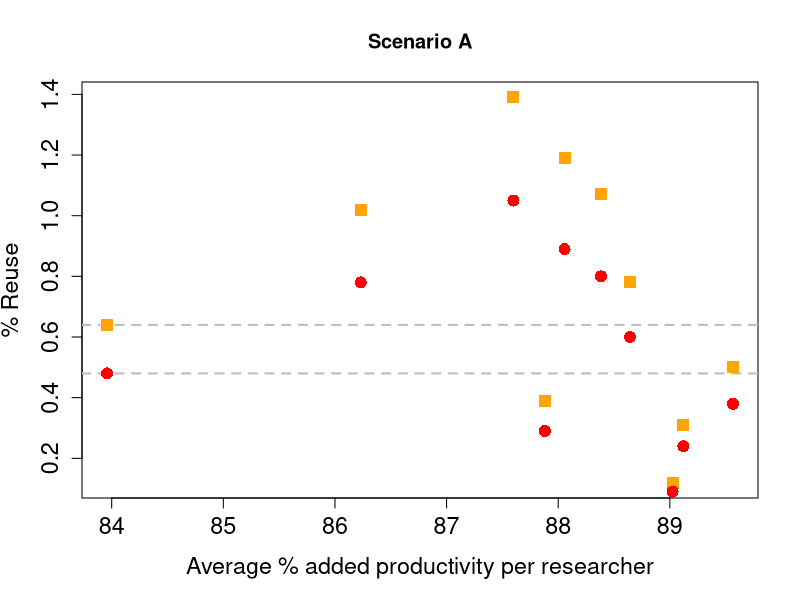
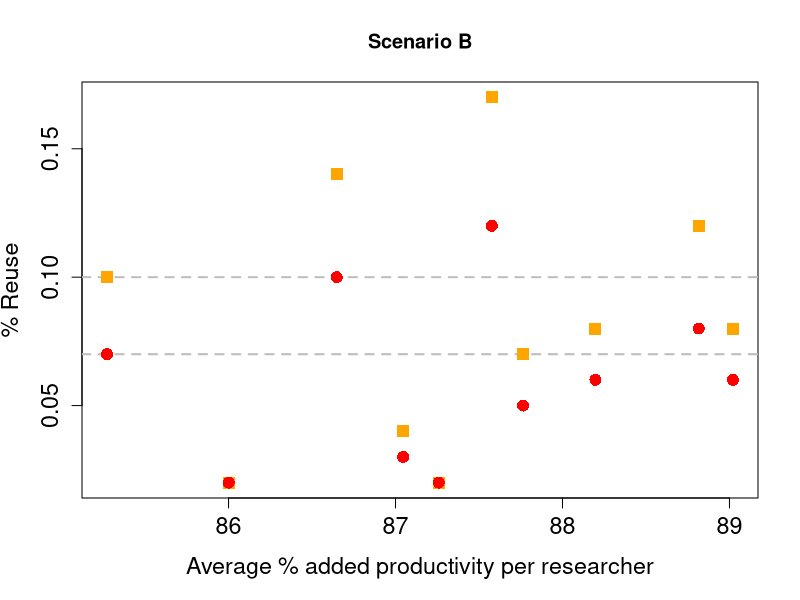
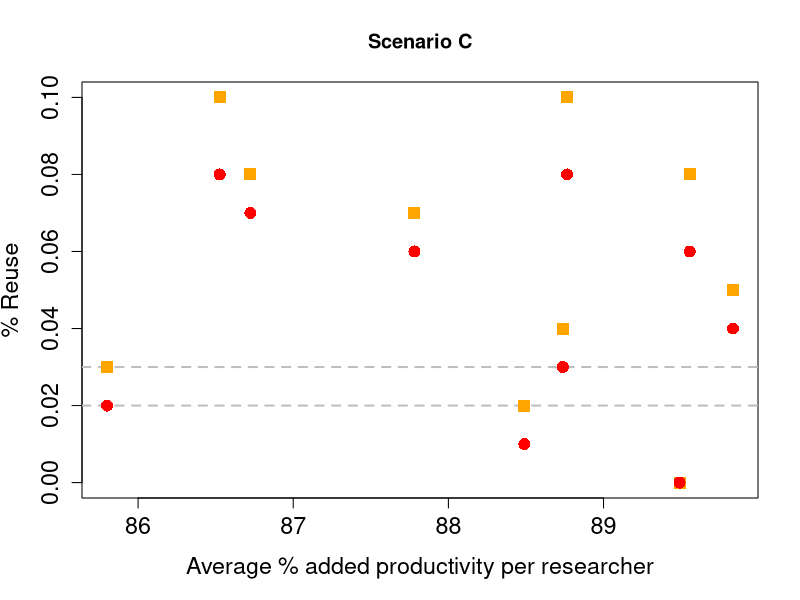
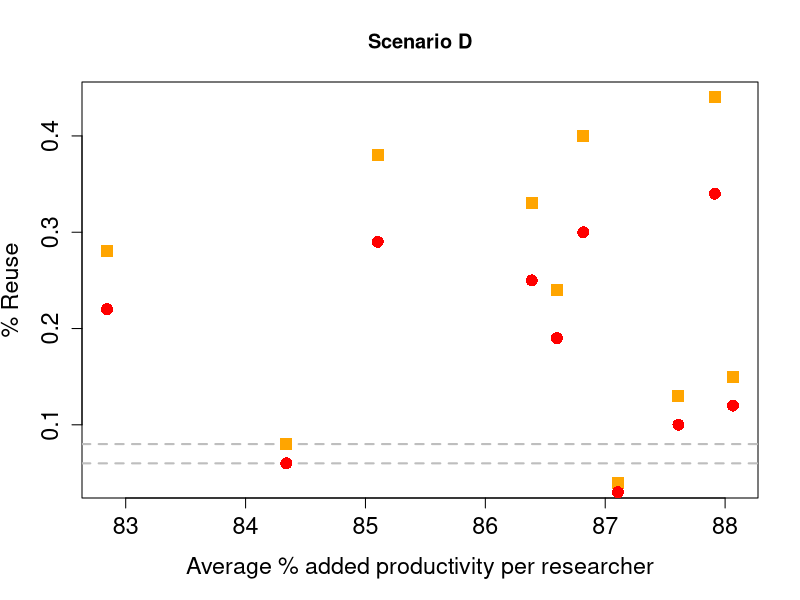

Write the R code that produced these figures, in order.
#########################################################
# This is my try on recreating and possibly changing    #
# the base code of the gametheoretic model made by      #
# Tessa Ponk                                            #
#########################################################


# Setuo -------------------------------------------------------------------

library(scales)
library(tidyverse)
library(ggplot2)

# Basic Parameters --------------------------------------------------------

set.seed(71996) # setting the seed in order to make my model reproducible 

N_Total_Researchers <- 10000 # I'll keep the total amount of researchers proposed by T.P.
t_paper <- tibble(t_paper = round(rnorm(10000, 47, 5))) %>% 
  mutate(t_paper, t_pap = t_paper / 365) #This tells us how long a researcher has in order to write a paper
t_data <- tibble(t_data = round(rnorm(10000, 73, 7))) %>% 
  mutate(t_data, t_dat = t_data / 365) #This tells us the amount of time a researcher spends in order to gather Data
t_search <- round(runif(1,0.5,3), digits = 1) # This is not included in the original paper 
# t_search assumes that one spends at least 0.5-3 Days searching for an appripriate Dataset.
#t_data and t_paper are normally distributed amounts; i chose the proposed time by the original paper +/- ten percent

qx <- runif(1,0.1,0.2) #randomized decay rate¨
y_nonShare <- 80 #I'll keep this one constant too, as I do not want to make the model more complex
# I've changed the parameter according to the following statistics: https://ec.europa.eu/info/research-and-innovation/strategy/goals-research-and-innovation-policy/open-science/open-science-monitor/facts-and-figures-open-research-data_en

# Visualize to show that our parameters are normally distributed:

distribution_paper <- ggplot(t_paper, aes(x = t_pap)) +
  geom_bar()

distribution_data <- ggplot(t_data, aes(x = t_dat)) +
  geom_bar()


# Defining the Function ---------------------------------------------------

#time_cost_share <- 15
#time_cost_know <- 15
#correction <- 6.5
#plotmainlabel <- "test"

function_break_even <- function (time_cost_share,time_cost_know,y_nonShare,correction,plotmainlabel)  {

y_share <- 100 - y_nonShare #The percentage of researchers which do not share their data
probability <- c(y_share, y_nonShare)
time_cost_share <- time_cost_share / 365 #This gets defined by the upper funktion         
time_cost_know <- time_cost_know / 365  #This gets defined by the upper funktion    
t_search <- t_search / 365 # I need to transform my own variable in order to make it a Fraction / Day

ii<-1 #is going to be needed for a for-loop
steps<- 10 #How often the for-loop gets activated  

res_matrix <- matrix(,steps,7)

# This correction is needed so the plots are within the correct range 
# where the break-even point is visible. 
f <- 0.000000000001 / correction        #Tessa Ponk does not explain this variable any further.
# we therefore do not know where she takes these numbers from. I assume that she just
# took a very small number.

for (ii in 1:steps) {  

#The formula below does not work with data-frames. This is why I have to reduce my
#random sample to numeric variables.

  t_paper_var <- as.numeric(summarise(t_paper, t_paper_var = mean(t_pap)))
  t_data_var <- as.numeric(summarise(t_data, t_data_var = mean(t_dat)))
  
  f <- f + 0.0000004 / correction #this makes even less sense to me.
  
  # steady state calculation of pool of available datasets X
  N_sharers <- (y_share/100)*N_Total_Researchers # total sharing researchers
  time_collect <- t_paper_var + time_cost_share + t_data_var  # This line includes my
  #new variable and my randomly generated datset
  time_no_collect <- t_paper_var + time_cost_share + time_cost_know + t_search
  
  Xmb <- (-(qx*time_collect-N_sharers*f)+sqrt((qx*time_collect-N_sharers* f)^2 -
            4*(qx*f*time_no_collect)*-N_sharers))/(2*(qx*f*time_no_collect))

  pap_research <- rexp(N_Total_Researchers, rate=t_paper_var+t_data_var)

  # I've had to use the means of the two tibbles "t_paper" and "t_data" because 
  # the rexp funciton does not work with tibbles

  pub_research <- 1/pap_research
  share <- sample(c(0,1),N_Total_Researchers,replace=TRUE,probability)
  effect_rate_full <- pub_research * runif(10000,0.1,0.2) #The Effect Rate in the official
  #Paper is constant and equal to pub_research. I randomized it
  effect_rate <- squish(effect_rate_full, quantile(effect_rate_full, c(.0001,.999)))

  Rate_List <- data.frame(pap_research, pub_research,share,effect_rate)
  xy <- (1-(1/(1+(f*Xmb))))
  chance_appropriate_set <- lapply(pap_research,rbinom, 1, xy ) #Chance of finding appropriate set
  Rate_List$use_opp <- sapply(chance_appropriate_set, sum)

  #Defining the cost benefits per researcher
  
  Rate_List$benefits<- round(t_data_var*(Rate_List$use_opp/Rate_List$pap_research),3)     # per researcher saved time by reused datasets
  Rate_List$reusecost<-round(time_cost_know*(Rate_List$use_opp/Rate_List$pap_research),3)     # per researcher used time to process datasets for reuse
  Rate_List$cost<-round(time_cost_know*Rate_List$share,3)                  # per researcher cost 
  Rate_List$time<-round((t_paper_var+t_data_var-Rate_List$benefits+Rate_List$cost+Rate_List$reusecost)*(pub_research/(t_paper_var+t_data_var)),3)        # ta+td and costs and benefits. Normalize for speed researcher (Tr to t_a+t_d).
  Rate_List$Publ<-round(1/Rate_List$time,3)                                                              # publications, with costs benefits from reuse and sharing
  Rate_List$impact<-round((Rate_List$Publ),3) # impact with costs benefits from reuse and sharing
  
  
  head(Rate_List)
  summary(Rate_List)
  sum(Rate_List$use_opp)/sum(Rate_List$Publ) 
  
  res_matrix[ii,1]<-round(Xmb,0)
  res_matrix[ii,2]<-sum(Rate_List$use_opp)
  res_matrix[ii,3]<-round((sum(Rate_List$use_opp)/sum(Rate_List$Publ))*100,2) # reuse publications per year 
  res_matrix[ii,4]<-round((sum(Rate_List$use_opp)/Xmb)*100,2) # reuse datasets per year
  res_matrix[ii,5]<-sum(Rate_List$impact-Rate_List$effect_rate)/N_Total_Researchers
  res_matrix[ii,6]<-f
  res_matrix[ii,7]<-((sum(Rate_List$impact-Rate_List$effect_rate)/N_Total_Researchers)/mean(Rate_List$impact))*100
  }

colnames(res_matrix)<-c("totalPool","reuse","%reuse/publ","%reuse/pool","av.imp/res","f_param","%impactincr")

f_approx<-res_matrix[which(abs(res_matrix[,5])==min(abs(res_matrix[,5]))),6]
publperc_approx<-as.numeric(res_matrix[which(abs(res_matrix[,5])==min(abs(res_matrix[,5]))),3])
dataperc_approx<-as.numeric(res_matrix[which(abs(res_matrix[,5])==min(abs(res_matrix[,5]))),4])

perc5_prod <-as.numeric(res_matrix[which(abs(res_matrix[,5])==min(abs(res_matrix[,5]))),7])


plot(res_matrix[,7],res_matrix[,3],pch=15,main=plotmainlabel,cex.axis=1.4,cex.lab=1.4,
     col="orange",xlab="Average % added productivity per researcher",ylab="% Reuse")
abline(h=publperc_approx,col="grey",lty=2,lwd=2)
abline (h=dataperc_approx, col="grey",lty=2, lwd=2)
points(res_matrix[,7],res_matrix[,3],pch=15,col="orange",cex=1.6)
points(res_matrix[,7],res_matrix[,4],pch=16,col="red",cex=1.6)
points(0,dataperc_approx,col="red",cex=4,pch=16)
points(0,publperc_approx,col="orange",cex=4,pch=15)
abline(v=0)

if (plotmainlabel=="Scenario A"){
  legend(-0.4,200/correction,cex=1.6,legend=c("Publication", "Dataset pool"),pch=c(15,16),col=c("orange","red")) 
} # end of if statement

# From the below matrix 'res_matrix' can be read (in approximation because of stochastic results):
# The value for the f parameter at 0 % impactincrease (break-even point)
# The value for the f parameter at 5 % impactincrease 
# The % reuse publications needed at that point
# The % reused datasets needed at that point

#res_matrix

}

function_break_even(time_cost_share = 1,time_cost_know = 1,y_nonShare = 80, correction=10,plotmainlabel="Scenario A")
function_break_even(time_cost_share = 1,time_cost_know = 15,y_nonShare = 80,correction=100,plotmainlabel="Scenario B")
function_break_even(time_cost_share = 15,time_cost_know = 1,y_nonShare = 80,correction=125,plotmainlabel="Scenario C")
function_break_even(time_cost_share = 15,time_cost_know = 15,y_nonShare = 80,correction=30,plotmainlabel="Scenario D")

